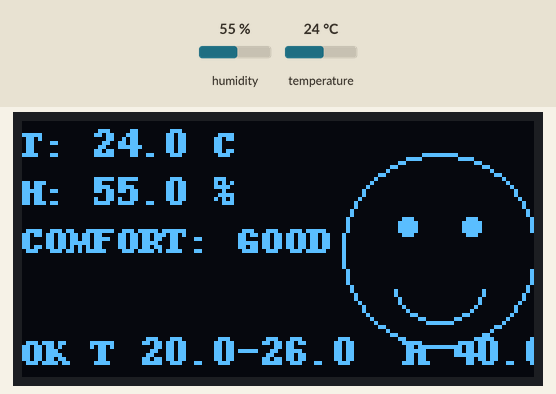
Bench run of a program on a simulated Raspberry Pi (BCM pin numbers). On the bench: 128×64 one-colour display. Inputs (shaded band) come from the test bench; at power-on: humidity 55 %, temperature 24 °C. The clock reads 2024-03-15 10:24:30 at power-on unless the program sets it; requests to the public web service named in the program get a made-up reply in its usual format after 0.4 s (London, UTC, broken clouds, 64 % humidity, 1013 hPa unless stated).

Above: at 1.6 s.
1.7 s: humidity set to 22 %
At 2.9 s:
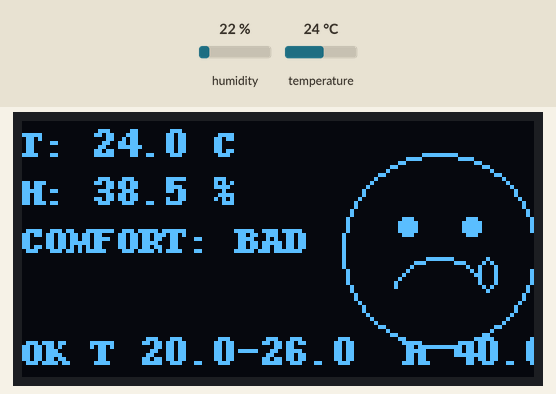
6.0 s: temperature set to 12 °C
At 7.2 s:
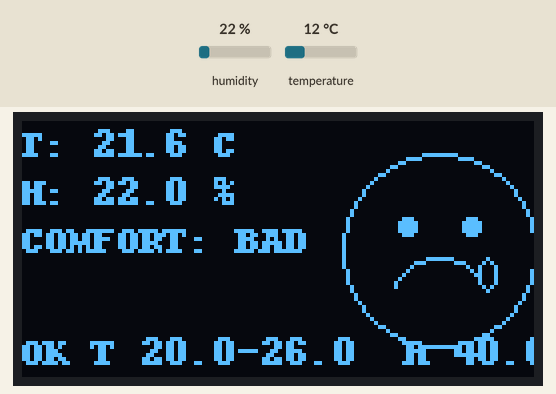
9.0 s: humidity set to 40 %
At 11.3 s:
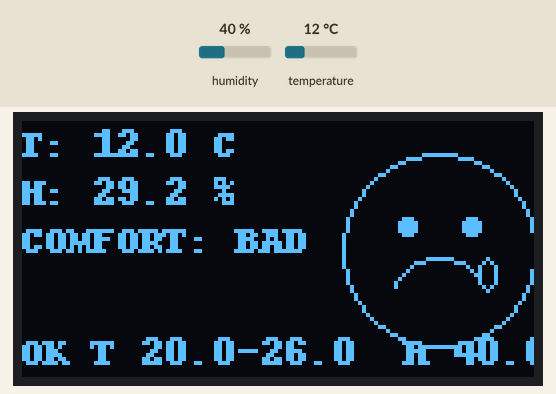
12.3 s: temperature set to 19 °C
At 18.3 s:
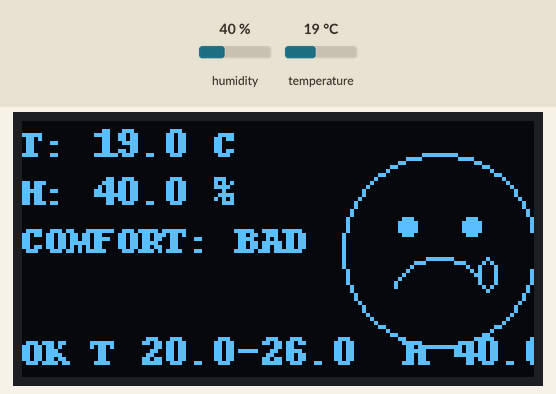
Timing chart, 0 to 19.3 s (numbered marks = the images above; inputs shaded):
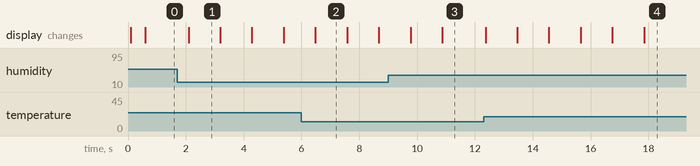

Measured:
- after the input at 1.7 s, the display: changes after 0.39 s (image 1)
- after the input at 6.0 s, the display: changes after 0.48 s (image 2)
- what the display in image 1 shows lasts 1.1 s, from 2.1 s to 3.2 s

The program:

telegram.py
```python
import time
import requests
import board
import adafruit_shtc3
from luma.core.interface.serial import i2c
from luma.oled.device import ssd1306
from luma.core.render import canvas

OLED_ADDR = 0x3C
OLED_UPDATE_SEC = 1.0
SEND_INTERVAL_SEC = 10    # 텔레그램 전송 주기

TEMP_OK = (20.0, 26.0)
HUM_OK  = (40.0, 60.0)

def is_comfy(t, h):
    return (TEMP_OK[0] <= t <= TEMP_OK[1]) and (HUM_OK[0] <= h <= HUM_OK[1])

BOT_TOKEN = "사용자 토큰 "
CHAT_ID = "사용자 id"

def send_telegram(text: str):
    url = f"https://api.telegram.org/bot{BOT_TOKEN}/sendMessage"
    payload = {"chat_id": CHAT_ID, "text": text}
    r = requests.post(url, data=payload, timeout=10)
    r.raise_for_status()


# OLED
serial = i2c(port=1, address=OLED_ADDR)
device = ssd1306(serial)

# SHTC3
i2c_bus = board.I2C()
sensor = adafruit_shtc3.SHTC3(i2c_bus)


def draw_face(draw, x, y, good=True):
    size = 48
    draw.ellipse((x, y, x+size, y+size), outline=255, fill=0)

    # 눈
    ex1, ey = x + 16, y + 18
    ex2 = x + 32
    draw.ellipse((ex1-2, ey-2, ex1+2, ey+2), fill=255)
    draw.ellipse((ex2-2, ey-2, ex2+2, ey+2), fill=255)

    if good:
        draw.arc((x+12, y+18, x+36, y+42), start=20, end=160, fill=255)
    else:
        draw.arc((x+12, y+26, x+36, y+48), start=200, end=340, fill=255)
        draw.ellipse((x+34, y+26, x+38, y+34), outline=255, fill=0)

TEMP_BUF, HUM_BUF = [], []
BUF_N = 5

def smooth(buf, new, n=5):
    buf.append(new)
    if len(buf) > n:
        buf.pop(0)
    return sum(buf) / len(buf)

last_send = 0.0
send_telegram("SHTC3 온습도 + OLED 표시 시작!")

while True:
    try:
        # 센서 읽기
        t = sensor.temperature
        h = sensor.relative_humidity

        # 안정화(원치 않으면 주석 처리 가능)
        t_s = smooth(TEMP_BUF, t, BUF_N)
        h_s = smooth(HUM_BUF, h, BUF_N)

        good = is_comfy(t_s, h_s)

        # OLED 업데이트
        with canvas(device) as draw:
            draw.text((0, 0),  f"T: {t_s:4.1f} C", fill=255)
            draw.text((0, 12), f"H: {h_s:4.1f} %", fill=255)
            draw.text((0, 24), "COMFORT: GOOD" if good else "COMFORT: BAD", fill=255)
            draw.text((0, 52), f"OK T {TEMP_OK[0]}-{TEMP_OK[1]}  H {HUM_OK[0]}-{HUM_OK[1]}", fill=255)

            draw_face(draw, x=80, y=8, good=good)

        # 텔레그램 전송(10초마다)
        now = time.time()
        if now - last_send >= SEND_INTERVAL_SEC:
            msg = (
                "온습도 측정값\n"
                f"- 온도: {t_s:.1f} °C\n"
                f"- 습도: {h_s:.1f} %\n"
                f"- 상태: {'쾌적' if good else '비쾌적'}\n"
                f"- 시간: {time.strftime('%Y-%m-%d %H:%M:%S')}"
            )
            send_telegram(msg)
            last_send = now

        time.sleep(OLED_UPDATE_SEC)

    except Exception as e:
        print(f"오류 발생: {type(e).__name__}: {e}")
        time.sleep(2)
```
